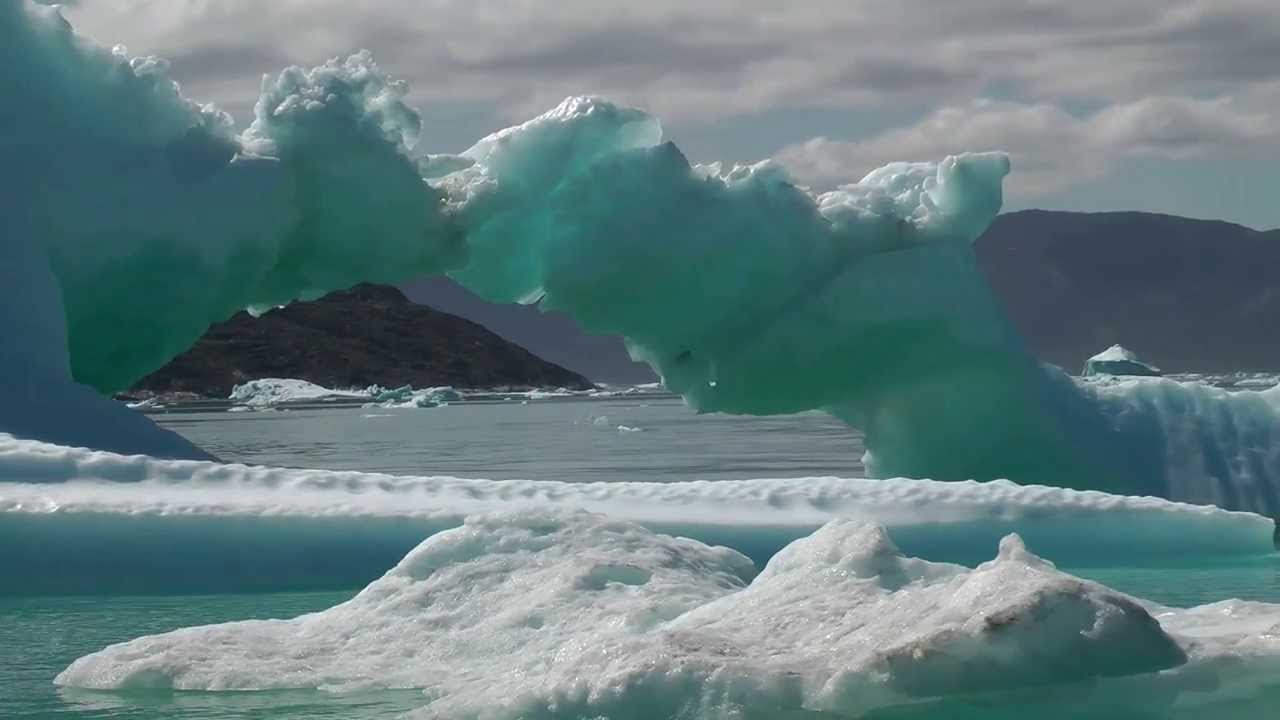
#> input picture Image Processing/i.jpg, 1280 x 720 px
$ jupyter execute --allow-errors Filters.ipynb   (older library calls are emulated)   (text cells are left out)
#> lines starting #> are read from the running program, lines starting #| are printed output that depends on the picture; pictures that were not available may be replaced by others from this repository, and a replacement may not be noted
[cell 1]
# pip install Pillow

[cell 2]
import numpy as np
import scipy.ndimage
from PIL import Image
# from scipy.misc.pilutil import Image Deprecated
import matplotlib.pyplot as plt

[cell 3]
# Opening and converting the image into greyscale
a = Image.open('i.jpg').convert('L')
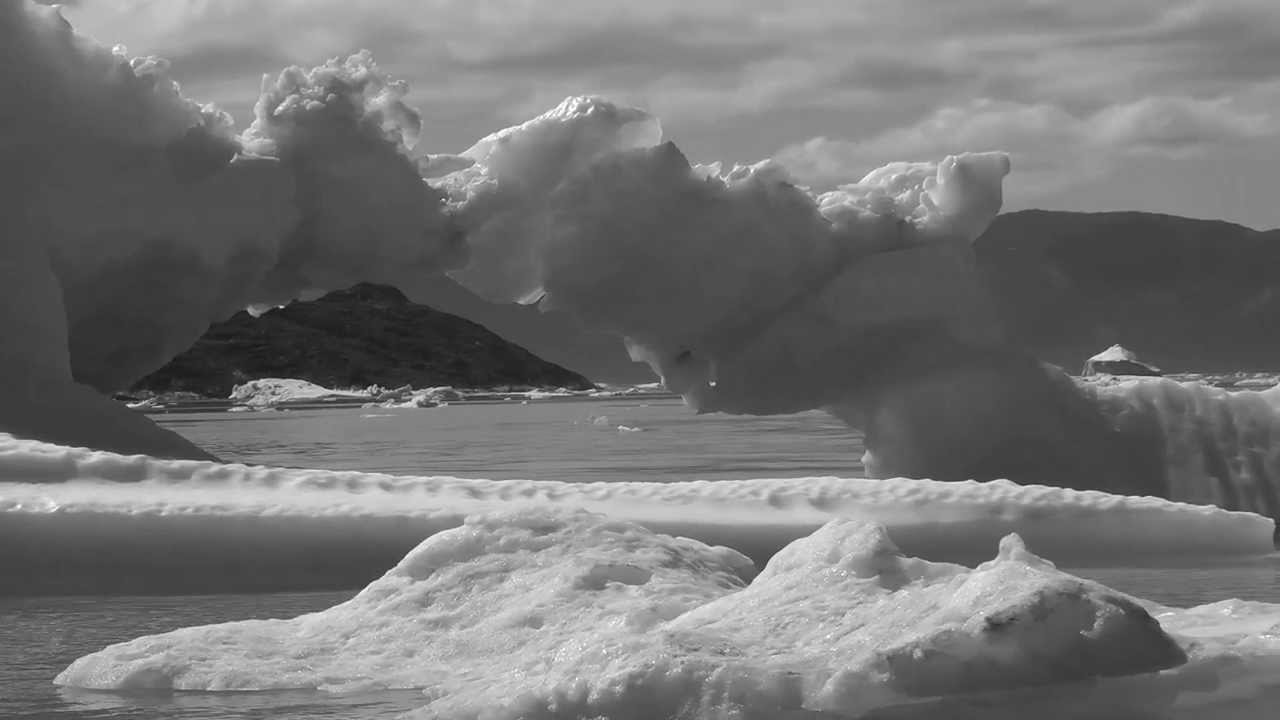
#> a: PIL image 1280x720 L; min 12, max 255, mean 116.3
# Showing the image
plt.show(a)
#initialize the filter of size 5x5, and normalize it
k =np.ones((5,5))/25

#Performing convolution
b=scipy.ndimage.filters.convolve(a,k)

# b is converted from an ndarray to an image
# b = scipy.misc.toimage(b) Deprecated
b = Image.fromarray(b)

[cell 4]
# Showing the image after applying the filter
plt.imshow(b,cmap='gray')
# Saving the image
b.save('mean_output.png')

[cell 5]
# Opening the image and no need to convert (already greyscale)

aa = Image.open('../../Images/Images/12.gif').convert('L')
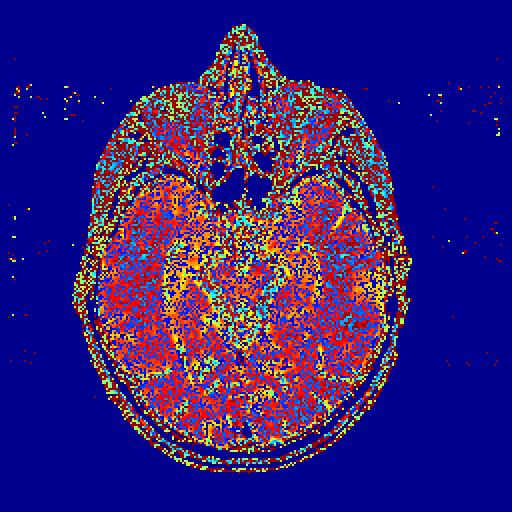
#> input picture Dataset/12.png, 512 x 512 px, given in place of 12.gif, which was not available
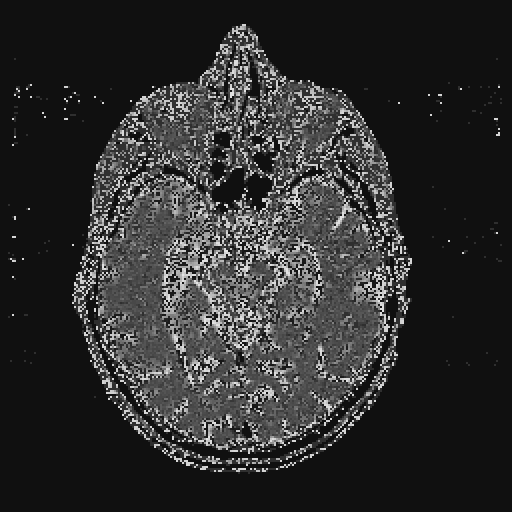
#> aa: PIL image 512x512 L; min 16, max 226, mean 46.7
plt.imshow(aa)

a=Image.open('../../Images/Images/12.gif')
#> a is the input picture: PIL image 512x512 RGB; mean R, G, B 51.8, 29.5, 122.9
plt.imshow(a)

# print(f"Checking properties:\nImage size {a.size}\nImage dimensions {a.shape}")
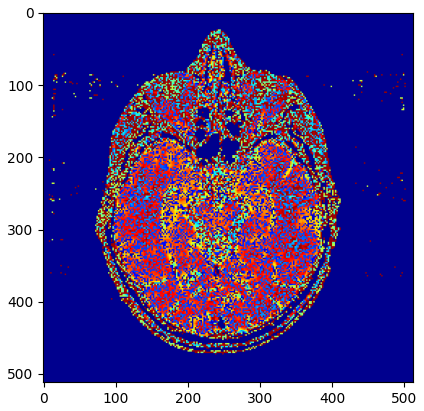
#> figure drawn by matplotlib, 1 panel

[cell 6]
# Performing the median filter
b = scipy.ndimage.filters.median_filter(a,size=5, footprint=None, output=None, mode='reflect',cval=0.0,origin =0)
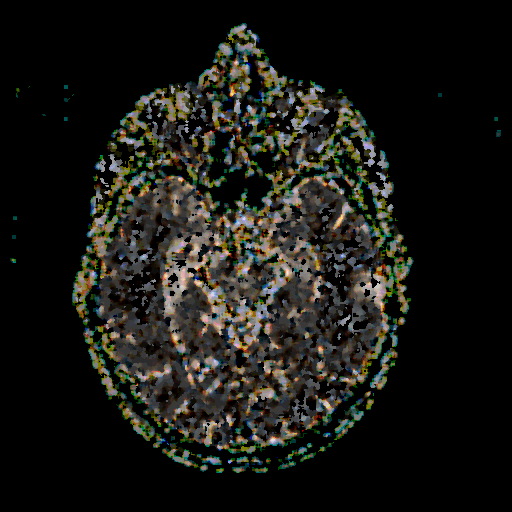
#> b: shape (512, 512, 3); mean R, G, B 25.6, 25.5, 20.9
plt.imshow(b)

[cell 7]
# b is converted from an ndarray to an image
b=Image.fromarray(b)
plt.imshow(b)

b.save('median_filter12.png')

[cell 8]
# Opening the image and no need to convert (already greyscale)

aa = Image.open('../../Images/Images/12.gif').convert('L')
plt.imshow(aa)

a=Image.open('../../Images/Images/12.gif')
plt.imshow(a)

[cell 9]
b = scipy.ndimage.filters.maximum_filter(a,size=5,footprint=None, output=None, mode='reflect')
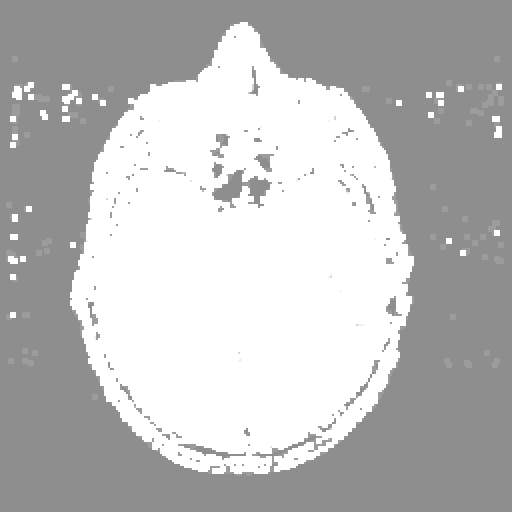
#> b: shape (512, 512, 3); min 142, max 255, mean 189.3

[cell 10]
b = Image.fromarray(b)
plt.imshow(b)
b.save('max_filter12.gif')

[cell 11]
# Opening the image and no need to convert (already greyscale)

aa = Image.open('../../Images/Images/12.gif').convert('L')
plt.imshow(aa)

a=Image.open('../../Images/Images/12.gif')

[cell 12]
plt.imshow(a)

[cell 13]
b = scipy.ndimage.filters.minimum_filter(a, size=5)
#> b: shape (512, 512, 3); every value is 0

[cell 14]
b = Image.fromarray(b)
plt.imshow(b)
b.save('min_filter12.gif')

[cell 15]
from skimage import filters
#> (the rest of this cell did not finish here and is left out)

[cell 16]
plt.imshow(a)

#> (a cell that did not finish here is left out)

#> (a cell that did not finish here is left out)

[cell 19]
img2 = Image.open('../../Images/Images/23.gif').convert('L')
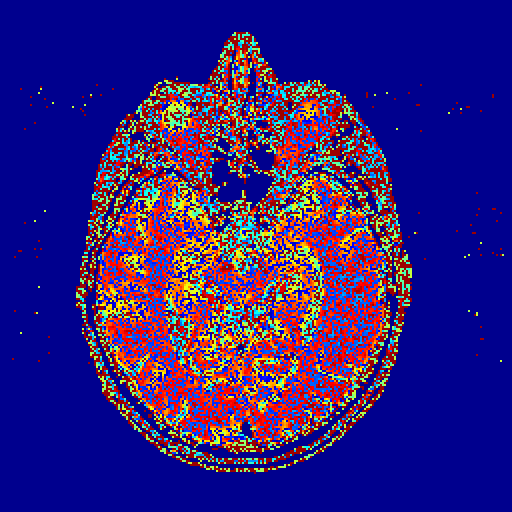
#> input picture Dataset/23.png, 512 x 512 px, given in place of 23.gif, which was not available
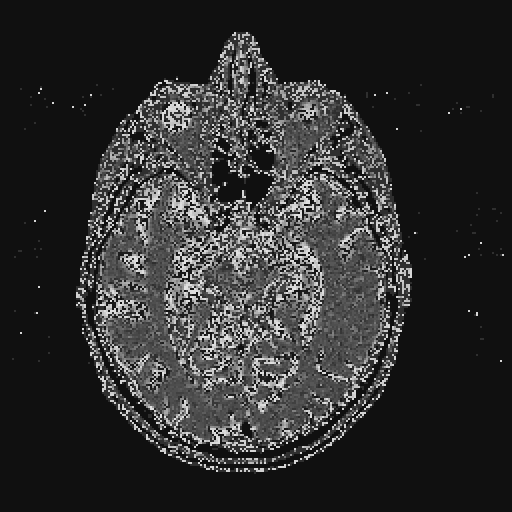
#> img2: PIL image 512x512 L; min 16, max 226, mean 47.3
#> (the rest of this cell did not finish here and is left out)
